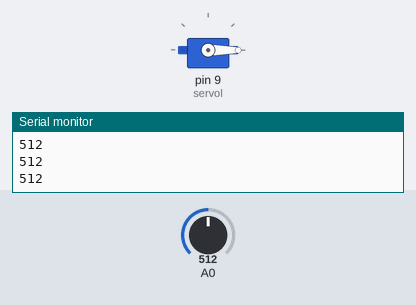
This sketch was run on a simulated Arduino Uno, built with avr-gcc and run on an emulated ATmega328P. Parts: servo, the last lines printed to the serial monitor. The test bench sets the inputs (shaded band); at power-on: A0 = 512.

Above: at 1.8 s.
1.9 s: A0 set to 584
4.2 s: A0 set to 609
At 6.9 s:
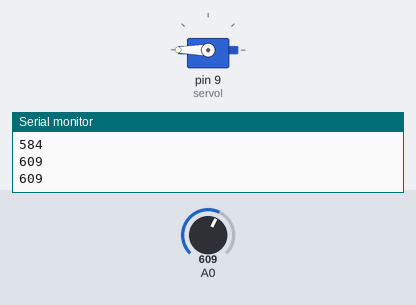
7.5 s: A0 set to 590
At 11.2 s:
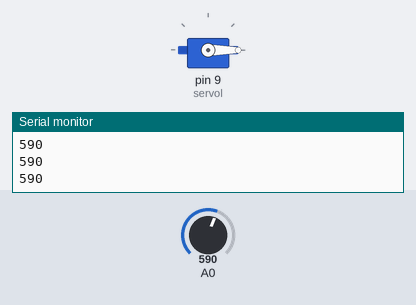
11.5 s: A0 set to 610
At 13.5 s:
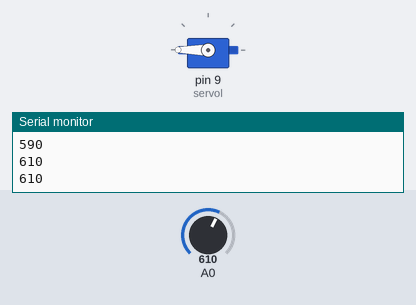
Timing chart, 0 to 15.0 s (numbered marks = the images above; inputs shaded):
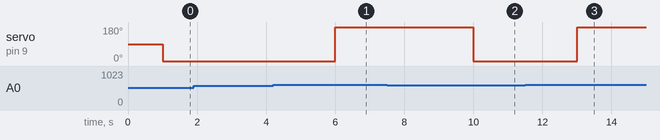

The sketch:

Eg1003.ino
```cpp
#include <Servo.h>
Servo servol;

void setup(){
  //initialize serial communication at 9600 bits per second
  Serial.begin(9600);

  servol.attach(9,900,2100);//Connect the servo to PIN 9 on Micro Controller
                            //with a minimum pulse width of
                            //900 and a maximum pulse width of
                            //2100

}
//loop script allows for continuous run
void loop(){
  //read the input on analog pin 0;
  int sensorValue=analogRead(A0);
  //print out the muscle sensor value;
  Serial.println(sensorValue);
  delay(1000);//delay in between reads for stability
  int position;

  //change popsition at full speed;
  if(sensorValue>600){
    Serial.println(sensorValue);
    servol.write(180);//tekk servo to move 180 degrees
    delay(1000);
  }

//stop  Servo if sensor value is not >600
  else{
    Serial.println(sensorValue);
   servol.write(0);
 }
}
```

Measured:
- the behaviour switches between 600 and 601 on A0 (found by bisection; images 0 and 1)
- after the input at 4.2 s, servo on pin 9 (servol): 0° → 180° after 1.8 s
- after the input at 7.5 s, servo on pin 9 (servol): 180° → 0° after 2.5 s
- after the input at 11.5 s, servo on pin 9 (servol): 0° → 180° after 1.5 s
